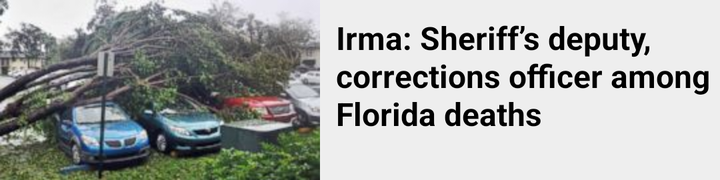
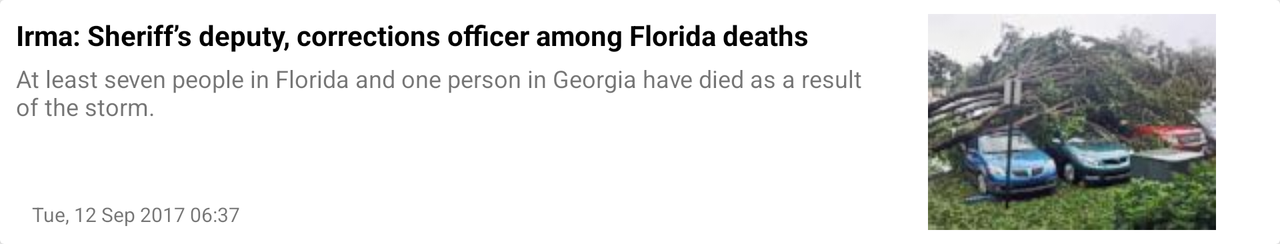

An Android layout and its configuration variant, each rendered on a device that would load it. The default file and the variant file are quoted in full after the pictures.
<!-- AndroidManifest.xml: application theme AppTheme -->
<!-- res/layout/news_item.xml -->
<?xml version="1.0" encoding="utf-8"?>
<android.support.v7.widget.CardView
    xmlns:android="http://schemas.android.com/apk/res/android"
    xmlns:app="http://schemas.android.com/apk/res-auto"
    xmlns:tools="http://schemas.android.com/tools"
    android:id="@+id/card_news_item"
    android:layout_width="match_parent"
    android:layout_height="wrap_content"
    android:layout_margin="0dp"
    app:cardCornerRadius="0dp"
    app:cardBackgroundColor="@color/gray_200">

    <android.support.constraint.ConstraintLayout
        android:layout_width="match_parent"
        android:layout_height="90dp">

        <ImageView
            android:id="@+id/image_news_image"
            android:layout_width="160dp"
            android:layout_height="90dp"
            app:layout_constraintLeft_toLeftOf="parent"
            app:layout_constraintTop_toTopOf="parent"
            app:layout_constraintBottom_toBottomOf="parent"
            tools:src="@drawable/irma_hurricane_23_gty_jc_170910_16x9t_240"/>

        <TextView
            android:id="@+id/text_news_title"
            android:layout_width="0dp"
            android:layout_height="wrap_content"
            android:layout_marginStart="8dp"
            android:layout_marginLeft="8dp"
            android:layout_marginTop="8dp"
            android:textColor="#000000"
            android:textSize="16sp"
            android:textStyle="bold"
            app:layout_constraintEnd_toEndOf="parent"
            app:layout_constraintStart_toEndOf="@+id/image_news_image"
            app:layout_constraintTop_toTopOf="parent"
            tools:text="Irma: Sheriff’s deputy, corrections officer among Florida deaths" />

        <TextView
            android:id="@+id/text_news_description"
            android:layout_width="0dp"
            android:layout_height="0dp"
            android:layout_marginLeft="8dp"
            android:layout_marginRight="8dp"
            android:layout_marginTop="4dp"
            android:layout_marginBottom=    "8dp"
            android:textSize="12sp"
            android:visibility="gone"
            app:layout_constraintLeft_toLeftOf="parent"
            app:layout_constraintTop_toBottomOf="@id/text_news_title"
            app:layout_constraintRight_toLeftOf="@+id/image_news_image"
            app:layout_constraintHorizontal_bias="0.0"
            app:layout_constraintBottom_toTopOf="@+id/text_news_pubdate"
            app:layout_constraintVertical_bias="0.6"
            tools:text="At least seven people in Florida and one person in Georgia have died as a result of the storm."/>

        <TextView
            android:id="@+id/text_news_pubdate"
            android:layout_width="wrap_content"
            android:layout_height="wrap_content"
            android:layout_marginBottom="8dp"
            android:layout_marginEnd="8dp"
            android:layout_marginRight="8dp"
            android:textSize="10sp"
            android:visibility="gone"
            app:layout_constraintBottom_toBottomOf="parent"
            app:layout_constraintEnd_toEndOf="parent"
            tools:text="Tue, 12 Sep 2017 06:37" />

    </android.support.constraint.ConstraintLayout>

</android.support.v7.widget.CardView>
<!-- resources referenced by this layout -->
<resources>
  <color name="gray_200">#EEEEEE</color>
  <!-- drawable irma_hurricane_23_gty_jc_170910_16x9t_240: jpg bitmap (drawable, 11092 bytes) -->
  <style name="AppTheme" parent="Theme.AppCompat.Light.NoActionBar">
          
          <item name="colorPrimary">@color/white</item>
          <item name="colorPrimaryDark">@color/indigo_700</item>
          <item name="colorAccent">@color/pink_a200</item>
      </style>
  <color name="white">#ffffff</color>
  <color name="indigo_700">#303F9F</color>`
  <color name="pink_a200">#FF4081</color>
</resources>
<!-- res/layout-land/news_item.xml (the repository's variant of the layout above) -->
<!-- drawn on the phone turned sideways -->
<?xml version="1.0" encoding="utf-8"?>
<android.support.v7.widget.CardView
    xmlns:android="http://schemas.android.com/apk/res/android"
    xmlns:app="http://schemas.android.com/apk/res-auto"
    xmlns:tools="http://schemas.android.com/tools"
    android:id="@+id/card_news_item"
    android:layout_width="match_parent"
    android:layout_height="wrap_content">

    <android.support.constraint.ConstraintLayout
        android:layout_width="match_parent"
        android:layout_height="122dp">

        <ImageView
            android:id="@+id/image_news_image"
            android:layout_width="192dp"
            android:layout_height="108dp"
            android:layout_marginRight="8dp"
            android:layout_marginTop="8dp"
            android:layout_marginBottom="8dp"
            android:layout_marginEnd="8dp"
            tools:src="@drawable/irma_hurricane_23_gty_jc_170910_4x3t_144"
            app:layout_constraintRight_toRightOf="parent"
            app:layout_constraintTop_toTopOf="parent"
            app:layout_constraintBottom_toBottomOf="parent"/>

        <TextView
            android:id="@+id/text_news_title"
            android:layout_width="0dp"
            android:layout_height="wrap_content"
            android:layout_marginLeft="8dp"
            android:layout_marginRight="8dp"
            android:layout_marginTop="8dp"
            android:textSize="14sp"
            android:textColor="#000000"
            android:textStyle="bold"
            app:layout_constraintLeft_toLeftOf="parent"
            app:layout_constraintRight_toLeftOf="@+id/image_news_image"
            app:layout_constraintTop_toTopOf="parent"
            app:layout_constraintHorizontal_bias="0.0"
            tools:text="Irma: Sheriff’s deputy, corrections officer among Florida deaths"/>

        <TextView
            android:id="@+id/text_news_description"
            android:layout_width="0dp"
            android:layout_height="0dp"
            android:layout_marginLeft="8dp"
            android:layout_marginRight="8dp"
            android:layout_marginTop="4dp"
            android:textSize="12sp"
            app:layout_constraintLeft_toLeftOf="parent"
            app:layout_constraintTop_toBottomOf="@id/text_news_title"
            app:layout_constraintRight_toLeftOf="@+id/image_news_image"
            app:layout_constraintHorizontal_bias="0.0"
            tools:text="At least seven people in Florida and one person in Georgia have died as a result of the storm."
            android:layout_marginBottom="8dp"
            app:layout_constraintBottom_toTopOf="@+id/text_news_pubdate"
            app:layout_constraintVertical_bias="0.6"/>

        <TextView
            android:id="@+id/text_news_pubdate"
            android:layout_width="wrap_content"
            android:layout_height="wrap_content"
            android:layout_marginBottom="8dp"
            android:layout_marginLeft="16dp"
            android:layout_marginRight="8dp"
            tools:text="Tue, 12 Sep 2017 06:37"
            android:textSize="10sp"
            app:layout_constraintBottom_toBottomOf="parent"
            app:layout_constraintHorizontal_bias="0.0"
            app:layout_constraintLeft_toLeftOf="parent"
            app:layout_constraintRight_toLeftOf="@+id/image_news_image"/>

    </android.support.constraint.ConstraintLayout>

</android.support.v7.widget.CardView>
<!-- resources referenced by the variant -->
<!-- as the phone turned sideways resolves them -->
<resources>
  <!-- drawable irma_hurricane_23_gty_jc_170910_4x3t_144: jpg bitmap (drawable, 5475 bytes) -->
  <style name="AppTheme" parent="Theme.AppCompat.Light.NoActionBar">
          
          <item name="colorPrimary">@color/white</item>
          <item name="colorPrimaryDark">@color/indigo_700</item>
          <item name="colorAccent">@color/pink_a200</item>
      </style>
  <color name="white">#ffffff</color>
  <color name="indigo_700">#303F9F</color>`
  <color name="pink_a200">#FF4081</color>
</resources>
